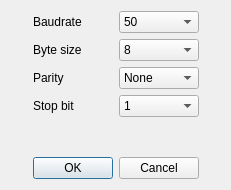
<?xml version="1.0" encoding="UTF-8"?>
<ui version="4.0">
 <class>DialogConfigure</class>
 <widget class="QDialog" name="DialogConfigure">
  <property name="geometry">
   <rect>
    <x>0</x>
    <y>0</y>
    <width>231</width>
    <height>190</height>
   </rect>
  </property>
  <property name="windowTitle">
   <string>Serial configuration</string>
  </property>
  <layout class="QGridLayout" name="gridLayout_2">
   <item row="0" column="0">
    <spacer name="spacer_left">
     <property name="orientation">
      <enum>Qt::Horizontal</enum>
     </property>
     <property name="sizeHint" stdset="0">
      <size>
       <width>2</width>
       <height>20</height>
      </size>
     </property>
    </spacer>
   </item>
   <item row="0" column="1">
    <layout class="QGridLayout" name="gridLayout">
     <item row="0" column="0">
      <widget class="QLabel" name="label_baud">
       <property name="text">
        <string>Baudrate</string>
       </property>
      </widget>
     </item>
     <item row="0" column="1">
      <widget class="QComboBox" name="combo_baud">
       <property name="currentText">
        <string>115200</string>
       </property>
       <item>
        <property name="text">
         <string>50</string>
        </property>
       </item>
       <item>
        <property name="text">
         <string>75</string>
        </property>
       </item>
       <item>
        <property name="text">
         <string>110</string>
        </property>
       </item>
       <item>
        <property name="text">
         <string>134</string>
        </property>
       </item>
       <item>
        <property name="text">
         <string>150</string>
        </property>
       </item>
       <item>
        <property name="text">
         <string>200</string>
        </property>
       </item>
       <item>
        <property name="text">
         <string>300</string>
        </property>
       </item>
       <item>
        <property name="text">
         <string>600</string>
        </property>
       </item>
       <item>
        <property name="text">
         <string>1200</string>
        </property>
       </item>
       <item>
        <property name="text">
         <string>1800</string>
        </property>
       </item>
       <item>
        <property name="text">
         <string>2400</string>
        </property>
       </item>
       <item>
        <property name="text">
         <string>4800</string>
        </property>
       </item>
       <item>
        <property name="text">
         <string>9600</string>
        </property>
       </item>
       <item>
        <property name="text">
         <string>19200</string>
        </property>
       </item>
       <item>
        <property name="text">
         <string>38400</string>
        </property>
       </item>
       <item>
        <property name="text">
         <string>57600</string>
        </property>
       </item>
       <item>
        <property name="text">
         <string>115200</string>
        </property>
       </item>
       <item>
        <property name="text">
         <string>230400</string>
        </property>
       </item>
       <item>
        <property name="text">
         <string>460800</string>
        </property>
       </item>
       <item>
        <property name="text">
         <string>500000</string>
        </property>
       </item>
       <item>
        <property name="text">
         <string>576000</string>
        </property>
       </item>
       <item>
        <property name="text">
         <string>921600</string>
        </property>
       </item>
       <item>
        <property name="text">
         <string>1000000</string>
        </property>
       </item>
       <item>
        <property name="text">
         <string>1152000</string>
        </property>
       </item>
       <item>
        <property name="text">
         <string>1500000</string>
        </property>
       </item>
       <item>
        <property name="text">
         <string>2000000</string>
        </property>
       </item>
       <item>
        <property name="text">
         <string>2500000</string>
        </property>
       </item>
       <item>
        <property name="text">
         <string>3000000</string>
        </property>
       </item>
       <item>
        <property name="text">
         <string>3500000</string>
        </property>
       </item>
       <item>
        <property name="text">
         <string>4000000</string>
        </property>
       </item>
      </widget>
     </item>
     <item row="1" column="0">
      <widget class="QLabel" name="label_byte_size">
       <property name="text">
        <string>Byte size</string>
       </property>
      </widget>
     </item>
     <item row="1" column="1">
      <widget class="QComboBox" name="combo_byte_size">
       <item>
        <property name="text">
         <string>8</string>
        </property>
       </item>
       <item>
        <property name="text">
         <string>7</string>
        </property>
       </item>
       <item>
        <property name="text">
         <string>9</string>
        </property>
       </item>
       <item>
        <property name="text">
         <string>6</string>
        </property>
       </item>
      </widget>
     </item>
     <item row="2" column="0">
      <widget class="QLabel" name="label_parity">
       <property name="text">
        <string>Parity</string>
       </property>
      </widget>
     </item>
     <item row="2" column="1">
      <widget class="QComboBox" name="combo_parity">
       <item>
        <property name="text">
         <string>None</string>
        </property>
       </item>
       <item>
        <property name="text">
         <string>Even</string>
        </property>
       </item>
       <item>
        <property name="text">
         <string>Odd</string>
        </property>
       </item>
       <item>
        <property name="text">
         <string>Mark</string>
        </property>
       </item>
       <item>
        <property name="text">
         <string>Space</string>
        </property>
       </item>
      </widget>
     </item>
     <item row="3" column="0">
      <widget class="QLabel" name="label_stop_bit">
       <property name="text">
        <string>Stop bit</string>
       </property>
      </widget>
     </item>
     <item row="3" column="1">
      <widget class="QComboBox" name="combo_stop_bit">
       <item>
        <property name="text">
         <string>1</string>
        </property>
       </item>
       <item>
        <property name="text">
         <string>1.5</string>
        </property>
       </item>
       <item>
        <property name="text">
         <string>2</string>
        </property>
       </item>
      </widget>
     </item>
    </layout>
   </item>
   <item row="0" column="2">
    <spacer name="spacer_right">
     <property name="orientation">
      <enum>Qt::Horizontal</enum>
     </property>
     <property name="sizeHint" stdset="0">
      <size>
       <width>1</width>
       <height>20</height>
      </size>
     </property>
    </spacer>
   </item>
   <item row="1" column="1">
    <spacer name="spacer_bottom">
     <property name="orientation">
      <enum>Qt::Vertical</enum>
     </property>
     <property name="sizeHint" stdset="0">
      <size>
       <width>20</width>
       <height>3</height>
      </size>
     </property>
    </spacer>
   </item>
   <item row="2" column="1">
    <widget class="QDialogButtonBox" name="button_box">
     <property name="orientation">
      <enum>Qt::Horizontal</enum>
     </property>
     <property name="standardButtons">
      <set>QDialogButtonBox::Cancel|QDialogButtonBox::Ok</set>
     </property>
    </widget>
   </item>
  </layout>
 </widget>
 <resources/>
 <connections>
  <connection>
   <sender>button_box</sender>
   <signal>accepted()</signal>
   <receiver>DialogConfigure</receiver>
   <slot>accept()</slot>
   <hints>
    <hint type="sourcelabel">
     <x>248</x>
     <y>254</y>
    </hint>
    <hint type="destinationlabel">
     <x>157</x>
     <y>274</y>
    </hint>
   </hints>
  </connection>
  <connection>
   <sender>button_box</sender>
   <signal>rejected()</signal>
   <receiver>DialogConfigure</receiver>
   <slot>reject()</slot>
   <hints>
    <hint type="sourcelabel">
     <x>316</x>
     <y>260</y>
    </hint>
    <hint type="destinationlabel">
     <x>286</x>
     <y>274</y>
    </hint>
   </hints>
  </connection>
 </connections>
</ui>
